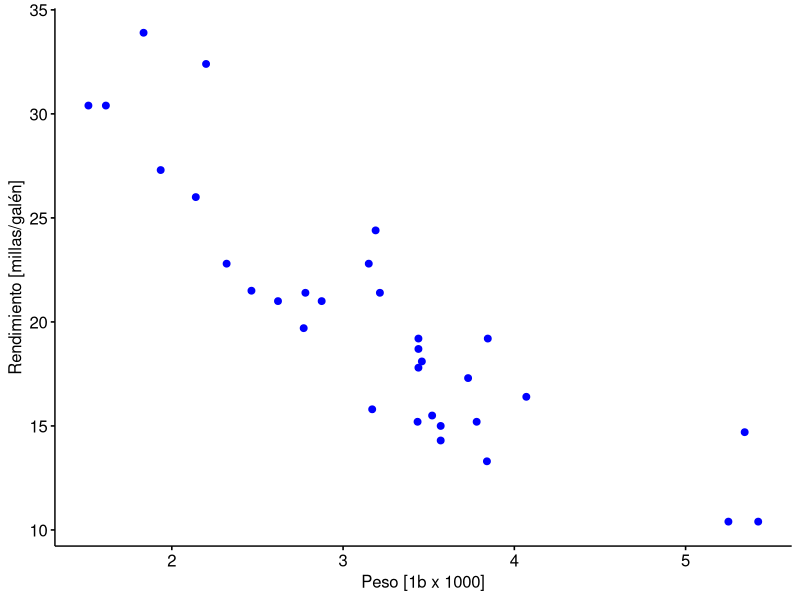
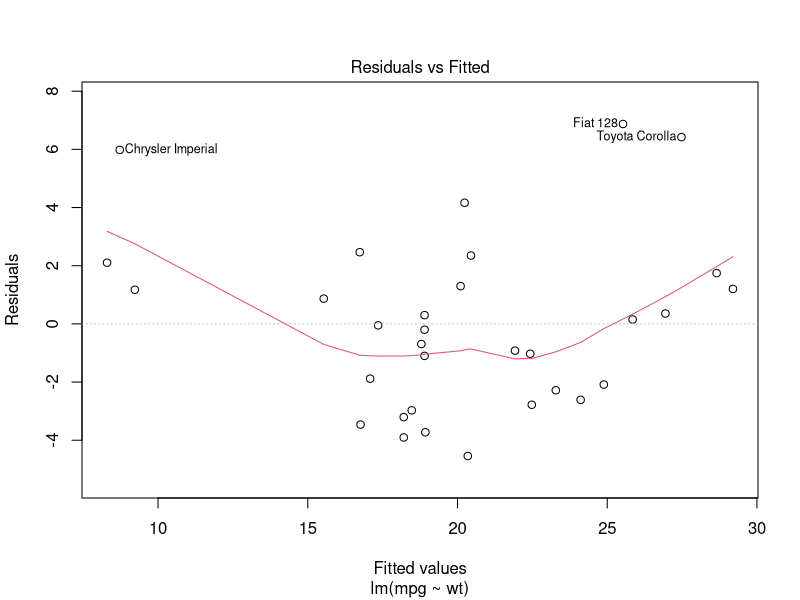
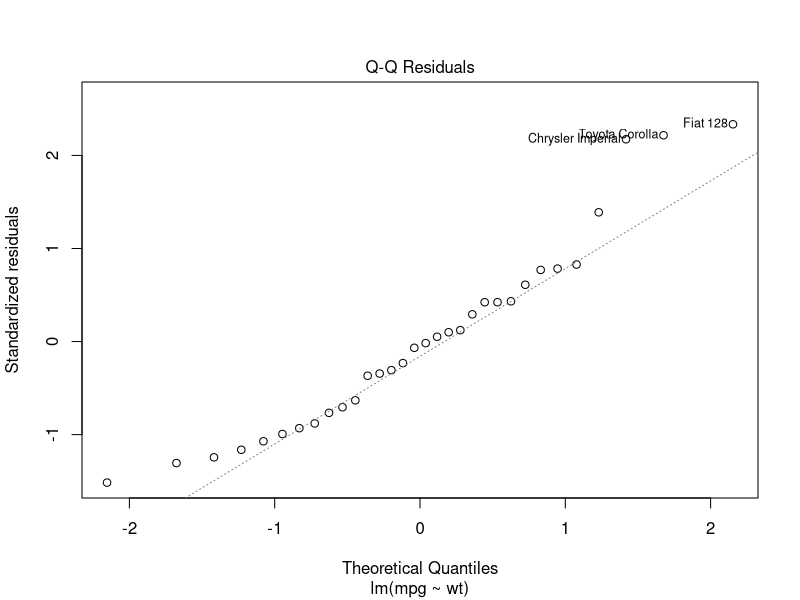
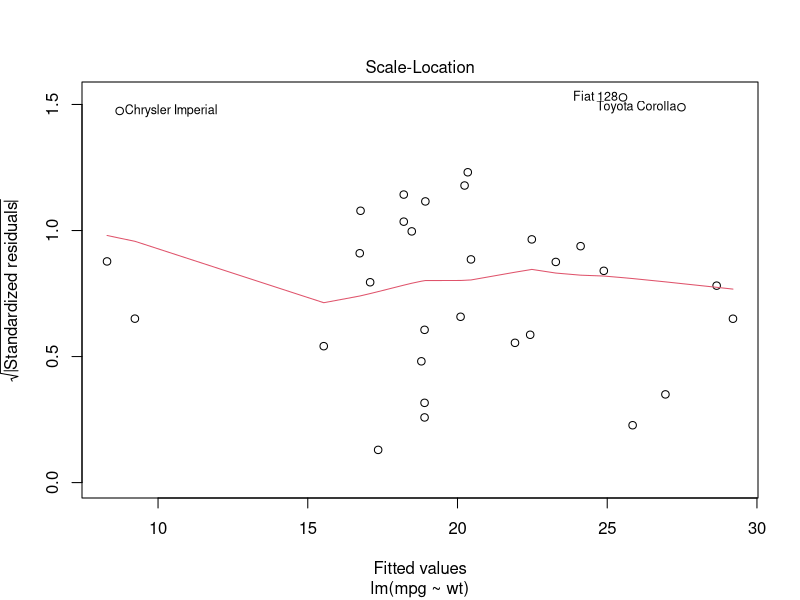
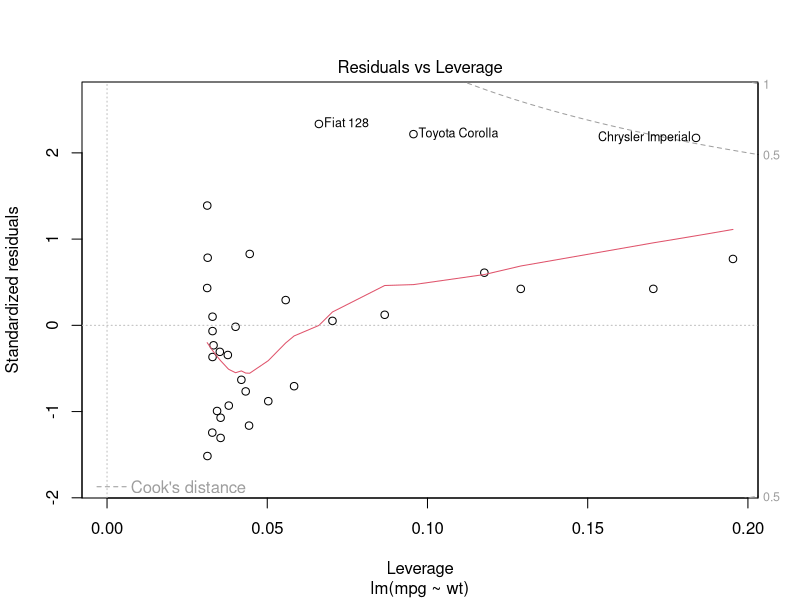
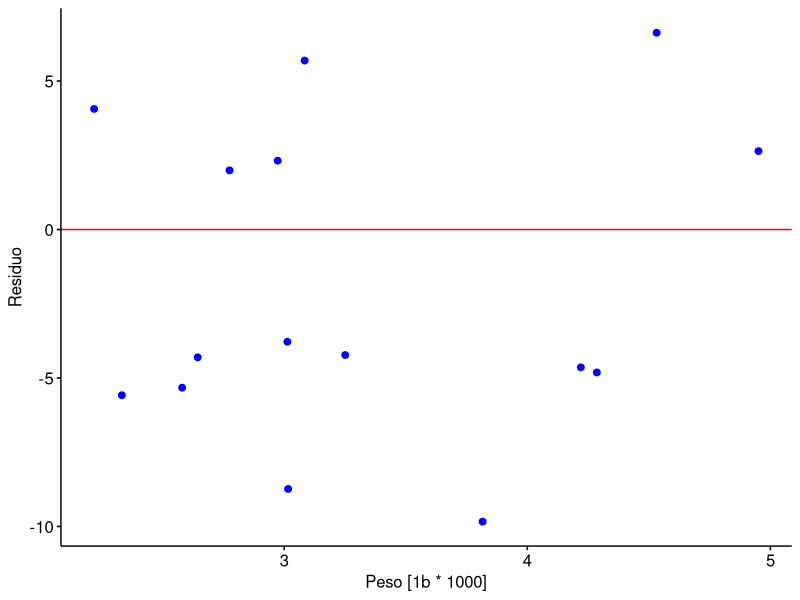
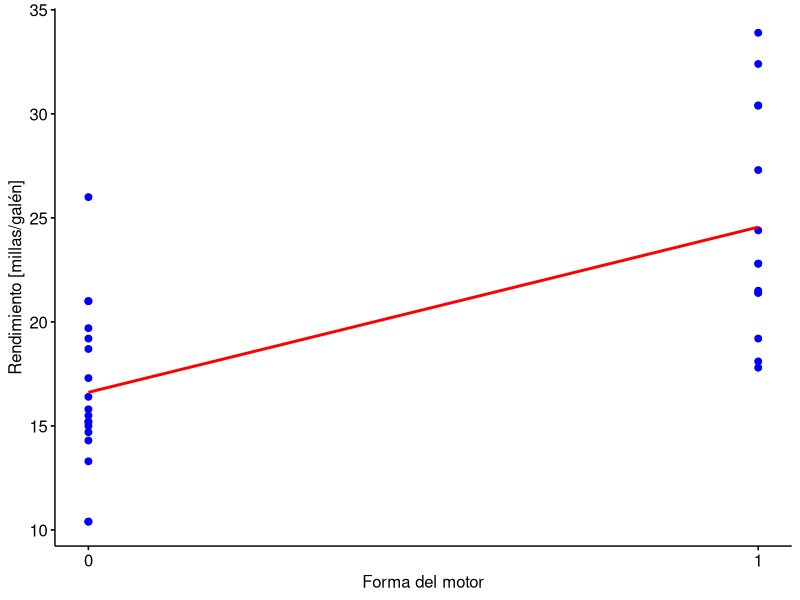
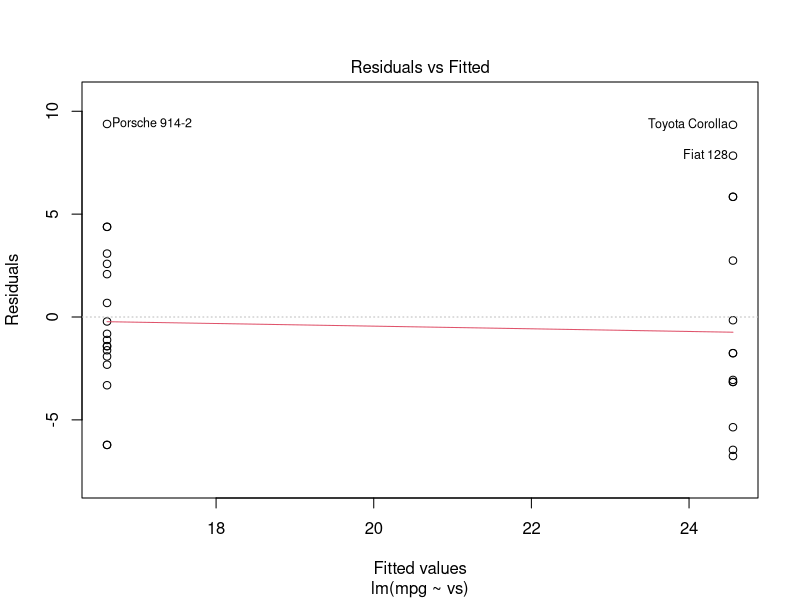

Generate these figures, in order, with R:
## ---- chunk 1
library (ggpubr)

# Cargar los datos.
datos <- mtcars

# Ajustar modelo con R.
modelo <- lm(mpg ~ wt, data = datos) # mmétodo para crear un modelo de RLS
print (summary (modelo) )

# Graficar el modelo (Gráfico de dispersión)
p <- ggscatter(datos, x = "wt", y = "mpg", color = "blue", fill = "blue",
               xlab = "Peso [1b x 1000]", ylab = "Rendimiento [millas/galén]")

p <- p + geom_smooth(method = Im, se = FALSE, colour = "red")

print(p)

# Crear graficos para evaluar el modelo.
plot (modelo)
## ---- chunk 2
# Ingresar algunas instancias artificiales.
mpg <- c(23.714, 19.691, 19.242, 12.430, 10.090, 9.565, 18.171, 26.492, 7.054, 
         24.447, 15.683, 17.403, 13.465, 18.850, 29.493)

wt <- c(2.973, 4.532, 2.332, 3.016, 4.220, 4.286, 2.580, 3.084, 3.816, 2.775, 
        3.251, 3.013, 4.951, 2.644, 2.218)

nuevos <- data.frame(mpg, wt)

# Usar el modelo para predecir el rendimiento de los nuevos y ver los
# residuos resultantes.

predicciones <- predict(modelo, nuevos)

residuos <- nuevos$mpg - predicciones

nuevos <- data.frame(nuevos, residuos)

r <- ggscatter(nuevos, x = "wt", y = "residuos", color = "blue",
                fill = "blue", xlab = "Peso [1b * 1000]", ylab = "Residuo")
r <- r + geom_hline(yintercept = 0, colour = "red")

print (r)

## ---- chunk 3
# Crear un data frame con una variable dicotómica
alumno <- 1:5
sexo <- factor(c("F","M","F","F","M"))
datos <- data.frame(alumno, sexo)

# Crear una variable indicadora para sexo, con valor 0
# para hombres y 1, para mujeres.
es_mujer <- rep(1, length(sexo))
es_mujer[sexo == "M"] <- 0

# Reemplazar la variable sexo por lavariable indicadora
datos <- cbind(datos, es_mujer)
datos[["sexo"]] <- NULL
## ---- chunk 4
# Cargar los datos
datos <- mtcars

# Ajustar modelo con R
modelo <- lm(mpg ~ vs, data = datos)
print (summary (modelo))

# Graficar el modelo.
p <- ggscatter(datos, x = "vs", y = "mpg", color = "blue", fill = "blue", 
               xlab = "Forma del motor", ylab = "Rendimiento [millas/galén]",
               xticks.by = 1)

p <- p + geom_smooth(method = lm, se = FALSE, colour = "red")
print (p)

# Crear graéficos para evaluar el modelo.
plot (modelo)

#Graficar residuos.
residuos <- modelo$residuals
datos <- cbind(datos, residuos)
datos[["vs"]] <- factor(datos[["vs"]])

# Distribución de reciduos
r <- ggqqplot(datos, x = "residuos", facet.by = "vs", color = "vs",
              palette = c("blue", "red"))
print (r)

## ---- chunk 5
library(ggplot2)
library(caret)

# Cargar los datos.
datos <- mtcars

# Crear conjuntos de entrenamiento y prueba.
set.seed (101)
n <- nrow(datos)
n_entrenamiento <- floor(0.7 * n)
muestra <- sample.int(n = n, size = n_entrenamiento, replace = FALSE)
entrenamiento <- datos[muestra, ]
prueba <- datos[-muestra, ]

# Ajustar modelo usando validacién cruzada de 5 pliegue:
modelo <- train(mpg ~ wt, data = entrenamiento, method = "lm", 
                trControl = trainControl(method = "cv", number = 5))

print (summary (modelo))

# Hacer predicciones para el conjunto de entrenamiento.#
predicciones_entrenamiento <- predict(modelo, entrenamiento)

# Calcular error cuadrado promedio para el conjunto de prueba
error_entrenamiento <- entrenamiento[["mpg"]] - predicciones_entrenamiento
mse_entrenamiento <- mean(error_entrenamiento ** 2)
cat("MSE para el conjunto de entrenamiento:", mse_entrenamiento, "\n")

# Hacer predicciones para el conjunto de prueba.
predicciones_prueba <- predict (modelo, prueba)

# Calcular error cuadrado promedio para el conjunto de prueba.
error_prueba <- prueba[["mpg"]] - predicciones_prueba
mse_prueba <- mean(error_prueba ** 2)
cat("MSE para el conjunto de prueba:", mse_prueba)

## ---- chunk 6
library(scatterplot3d)

# Carga de datos
datos4 <- mtcars

# Ajustar modelo usando calidación cruzada de 5 pliegues
modelo4 <- lm(mpg ~ wt + qsec, data = datos4)
print(summary(modelo4))

# Graficar modelo ajustado.
g <- scatterplot3d(datos4$wt, datos4$qsec, datos4$mpg, type = "p",
                   highlight.3d = TRUE, pch = 20, xlab = "Peso [1b x 1000]",
                   ylab = "Rendimiento [millas/galén]", 
                   zlab = "1/4 de milla [s]")

g$plane3d(modelo4 ,draw_polygon = TRUE, draw_lines = TRUE)
print (g)


## ---- chunk 7
# library(dummies)

# Crear una matrz de datos.
#sujeto <- 1:10
#sexo <- c("F", "F", "M", "M", "M", "M", "F", "M", "F", "F")
#tipo <- c("B", "D", "A", "B", "A", "C", "D", "D", "D","A")
#valor <- c(1.68, 2.79, 1.92, 2.26, 2.1, 2.63, 2.19, 3.62, 2.76, 1.26)
#datos5 <- data.frame(sujeto, sexo, tipo, valor)

# Crear variables artificiales.
#datos.dummy <- dummy.data.frame(datos5 , drop = TRUE)
#datos.dummy[["sexoF"]] <- NULL
#datos.dummy[["tipoA"]] <- NULL

# Crear modelos lineales
#m1 <- lm(valor ~ sexo + tipo, datos5)
#print(m1)

#m2 <- lm(valor~sexoM + tipoB + tipoC + tipoC, datos.dummy)
#print(m2)
## ---- chunk 8
# Cargar datos
datos <- mtcars

# Ajustar modelo con el peso como predictor.
modelo_1 <- lm(mpg ~ wt, data = datos)
print(summary(modelo_1))
aic_1 <- AIC(modelo_1)
cat("Modelo 1: AIC =", AIC(modelo_1), "\n")

# Ajustar modelo con el peso y el cuarto de milla como predictores
modelo_2 <- lm(mpg ~ wt + qsec, data = datos)
print (summary (modelo_2))
aic_2 <- AIC(modelo_2)
cat ("Modelo 2: AIC =", AIC(modelo_2), "\n")

# Comparar ambos modelos.
comparacion <- anova(modelo_1, modelo_2)
print (comparacion)

## ---- chunk 9
# Cargar datos.
datos <- mtcars

# Ajustar modelo inicial con la variable wt como predictor.
modelo <- lm(mpg ~ wt, data = datos)
cat("=== Modelo inicial ===\n")
print (modelo)

# Incorporar el predictor cyl.
modelo <- update(modelo, . ~ . + cyl)
cat("=== Modelo con predictor wt y cyl ===\n")
print(modelo)

# Quitar el predictor wt.
modelo <- update(modelo, . ~ . - wt)
cat("=== Modelo con predictor cyl ===\n")
print(modelo)

# Agregar predictores wt y drat, y quitar predictor cyl.
modelo <- update(modelo, . ~ . + wt + drat - cyl)
cat("=== Modelo con predictores wt y drat ===\n")
print(modelo)
## ---- chunk 10
# Cargar datos.
datos <- mtcars

# Ajustar modelo nulo.
nulo <- lm(mpg ~ 1, data = datos)
# cat( Modelo nulo
# print (summary (nulo))

# Ajustar modelo completo.
completo <- lm(mpg ~ ., data = datos)
# cat Modelo completo ===\n")
# print (summary (completo))

# Evaluar variables para incorporar.
print(add1(nulo, scope = completo))
cat ("\n\n")

# Agregar la variable con menor AIC.
modelo <- update(nulo, . ~ . + wt)

# Evaluar variables para incorporar.
print (add1(modelo, scope = completo))
cat("\n\n")

# Agregar la variable con menor AIC.
modelo <- update(modelo, . ~ . + cyl)

# Evaluar variables para eliminar.
print(drop1(completo, scope = completo))
cat ("\n\n")

# Eliminar la variable con menor AIC.
modelo <- update(modelo, . ~ . - cyl)



## ---- chunk 11
library (leaps)

# Cargar datos.
datos <- mtcars

# Ajustar modelo nulo.
nulo <- lm(mpg ~ 1, data = datos)
cat ("=== Modelo nulo ===\n")
print (summary (nulo))

# Ajustar modelo completo.
completo <- lm(mpg ~ ., data = datos)
cat("#== Modelo completo ===\n")
print (summary (completo))

# Ajustar modelo con seleccién hacia adelante.
adelante <- step(nulo, scope = list (upper = completo), direction = "forward", trace = 0)
cat ("=== Modelo con seleccién hacia adelante ===\n")
print (summary (adelante))
cat("AIC =", AIC(adelante), "\n\n")

# Ajustar modelo con eliminacién hacia atrés
atras <- step(completo, scope = list(lover = nulo), direction = "backward", trace = 0)

cat ("=== Modelo con eliminacién hacia atraés ===\n")
print (summary (atras))
cat ("AIC =", AIC(atras), "\n\n")

# Ajustar modelo con regresién escalonada.
escalonado <- step(nulo, scope = list(lower = nulo, upper = completo),
direction = "both", trace = 0)
cat ("=== Modelo con regresién escalonada ===\n")
print (summary (escalonado))
cat("AIC =", AIC(escalonado), "\n\n")

# Ajustar modelo con todos los subconjunto:
modelos <- regsubsets(mpg ~ ., data = datos, method = "exhaustive", nbest = 1, nvmax = 10)
print (plot (modelos))

## ---- chunk 12
# Cargar datos.
datos <- mtcars

# Ajustar modelo.
modelo <- lm(mpg ~ wt + qsec + am, data = datos)
plot (modelo)

# Reducir matriz de datos para que solo contenga los predictores
# empleados y la respuesta.
predictores <- names(coef(modelo)) [-1]
datos <- datos[, c(predictores, "mpg")]

# Construir una matriz de datos con la respuesta predicha, los
# residuos y algunas estadisticas para evaluar la influencia de
# cada observacién.
resultados <- data.frame(respuesta_predicha = fitted(modelo))
resultados[["residuos_estandarizados"]] <- rstandard(modelo)
resultados[["residuos_estudiantizados"]] <-rstudent (modelo)
resultados[["distancia_Cook"]] <- cooks.distance (modelo)
resultados[["dfbeta"]] <- dfbeta(modelo)
resultados [["dffit"]] <- dffits(modelo)
resultados[["apalancamiento"]] <- hatvalues (modelo)
resultados[["covratio"]] <- covratio(modelo)
cat("Identificacién de valores atipicos:\n")

# Observaciones con residuos estandarizados fuera del 95% esperado.
sospechosos1 <- which(abs(
  resultados [["residuos_estandarizados"]]) > 1.96)
cat("- Residuos estandarizados fuera del 95% esperado:", sospechosos1, "\n")

# Observaciones con distancia de Cook mayor a uno.
sospechosos2 <- which(
  resultados[["cooks.distance"]] > 1)
cat("- Residuos con una distancia de Cook alta: ",
sospechosos2, "\n")

# Observaciones con apalancamiento mayor igual al doble del
# apalancamiento promedio.
apal_medio <- (ncol(datos) + 1) / nrow(datos)
sospechosos3 <- which(resultados[["apalancamiento"]] > 2 * apal_medio)
cat("- Residuos con apalancamiento fuera de rango:",
sospechosos3, "\n")

# Observaciones con DFBeta mayor o igual a 1.
sospechosos4 <- which(apply(resultados[["dfbeta"]] >= 1, 1, any))
names (sospechosos4) <- NULL
cat("- Residuos con DFBeta >= 1:", sospechosos4, "\n")

# Observaciones con razén de covarianza fuera de rango.

inferior <- 1 - 3 * apal_medio

superior <- 1 + 3 * apal_medio

sospechosos5 <- which(resultados[["covratio"]] < inferior | resultados[["covratio"]] > superior)
cat("- Residuos con razén de covarianza fuera de rango:", sospechosos5, "\n")

# Resumen de valores sospechosos.
sospechosos <- c(sospechosos1, sospechosos2, sospechosos3, sospechosos4, sospechosos5)
sospechosos <- sort(unique (sospechosos))
cat("\nResumen de valores sospechosos:", "\n")
cat("Apalancamiento promedi", apal_medio, "\n")
cat("Intervalo razón de covarianza: [", inferior, + + superior, "]\n\n", sep = "")
print (round (resultados [sospechosos, c("distancia_Cook", "apalancamiento", "covratio")], 3))


## ---- chunk 13
library ( car )

# Cargar datos .
datos <- mtcars

# Ajustar modelo .
modelo <- lm( mpg ~ wt + qsec + am , data = datos )

# Comprobar independencia de los residuos .
cat (" Prueba de Durbin - Watson para autocorrelaciones ")
cat (" entre errores :\n")
print ( durbinWatsonTest ( modelo ) )

# Comprobar normalidad de los residuos .
cat ("\ nPrueba de normalidad para los residuos :\n")
print(shapiro.test( modelo $ residuals ) )

# Comprobar homocedasticidad de los residuos .
cat (" Prueba de homocedasticidad para los residuos :\n")
print ( ncvTest ( modelo ) )

# Comprobar la multicolinealidad .
vifs <- vif( modelo )
cat ("\ nVerificar la multicolinealidad :\n")
cat ("- VIFs :\n")
print ( vifs )
cat ("- Tolerancias :\n")
print (1 / vifs )
cat ("- VIF medio :", mean ( vifs ) , "\n")
## ---- chunk 14
library (pROC)
library (caret)

set.seed(1313)

# Cargar los datos.
datos <- mtcars
datos$am <- factor (datos$am)

# Separar conjuntos de entrenamiento y prueba.
n <- nrow(datos)
n_entrenamiento <- floor(0.8 * n)
muestra <- sample.int(n = n, size = n_entrenamiento, replace = FALSE)
entrenamiento <- datos[muestra, ]
prueba <- datos[-muestra, ]

# Ajustar modelo.
modelo <- glm(am ~ wt, family = binomial(link = "logit"), data = entrenamiento)
print (summary (modelo))

# Evaluar el modelo con el conjunto de entrenamiento.
cat("Evaluacién del modelo a partir del conjunto de entrenamiento:\n")
probs_e <- predict(modelo, entrenamiento, type = "response")

umbral <- 0.5
preds_e <- sapply(probs_e, function(p) ifelse(p >= umbral, "1", "0"))
preds_e <- factor(preds_e, levels = levels(datos[["am"]]))

ROC_e <- roc(entrenamiento [["am"]] , probs_e )

plot (ROC_e)

matriz_e <- confusionMatrix(preds_e, entrenamiento[["am"]])

print (matriz_e)

# Evaluar el modelo con el conjunto de prueba
cat (" Evaluaci ón del modelo a partir del conjunto de prueba :\n")
probs_p <- predict(modelo , prueba , type = "response")
preds_p <- sapply(probs_p , function(p) ifelse ( p >= umbral , "1", "0") )
preds_p <- factor(preds_p , levels = levels(datos [["am"]]) )

ROC_p <- roc(prueba[["am"]], probs_p)
plot (ROC_p)

matriz_p <- confusionMatrix(preds_p, prueba[["am"]])
print (matriz_p)
